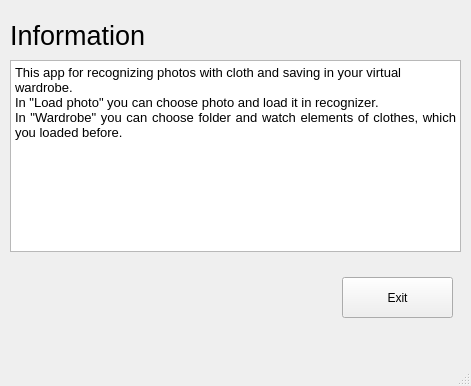
<?xml version="1.0" encoding="UTF-8"?>
<ui version="4.0">
 <class>MainWindow</class>
 <widget class="QMainWindow" name="MainWindow">
  <property name="geometry">
   <rect>
    <x>0</x>
    <y>0</y>
    <width>471</width>
    <height>386</height>
   </rect>
  </property>
  <property name="windowTitle">
   <string>MyClothes</string>
  </property>
  <widget class="QWidget" name="centralwidget">
   <widget class="QLabel" name="label">
    <property name="geometry">
     <rect>
      <x>10</x>
      <y>10</y>
      <width>181</width>
      <height>51</height>
     </rect>
    </property>
    <property name="font">
     <font>
      <pointsize>20</pointsize>
     </font>
    </property>
    <property name="text">
     <string>Information</string>
    </property>
   </widget>
   <widget class="QTextBrowser" name="textBrowser">
    <property name="geometry">
     <rect>
      <x>10</x>
      <y>60</y>
      <width>451</width>
      <height>192</height>
     </rect>
    </property>
    <property name="html">
     <string>&lt;!DOCTYPE HTML PUBLIC &quot;-//W3C//DTD HTML 4.0//EN&quot; &quot;http://www.w3.org/TR/REC-html40/strict.dtd&quot;&gt;
&lt;html&gt;&lt;head&gt;&lt;meta name=&quot;qrichtext&quot; content=&quot;1&quot; /&gt;&lt;style type=&quot;text/css&quot;&gt;
p, li { white-space: pre-wrap; }
&lt;/style&gt;&lt;/head&gt;&lt;body style=&quot; font-family:'MS Shell Dlg 2'; font-size:7.8pt; font-weight:400; font-style:normal;&quot;&gt;
&lt;p style=&quot; margin-top:0px; margin-bottom:0px; margin-left:0px; margin-right:0px; -qt-block-indent:0; text-indent:0px;&quot;&gt;&lt;span style=&quot; font-size:10pt;&quot;&gt;This app for recognizing photos with cloth and saving in your virtual wardrobe.&lt;/span&gt;&lt;/p&gt;
&lt;p align=&quot;justify&quot; style=&quot; margin-top:0px; margin-bottom:0px; margin-left:0px; margin-right:0px; -qt-block-indent:0; text-indent:0px;&quot;&gt;&lt;span style=&quot; font-size:10pt;&quot;&gt;In &amp;quot;Load photo&amp;quot; you can choose photo and load it in recognizer.&lt;/span&gt;&lt;/p&gt;
&lt;p align=&quot;justify&quot; style=&quot; margin-top:0px; margin-bottom:0px; margin-left:0px; margin-right:0px; -qt-block-indent:0; text-indent:0px;&quot;&gt;&lt;span style=&quot; font-size:10pt;&quot;&gt;In &amp;quot;Wardrobe&amp;quot; you can choose folder and watch elements of clothes, which you loaded before.&lt;/span&gt;&lt;/p&gt;
&lt;p align=&quot;justify&quot; style=&quot;-qt-paragraph-type:empty; margin-top:0px; margin-bottom:0px; margin-left:0px; margin-right:0px; -qt-block-indent:0; text-indent:0px; font-size:10pt;&quot;&gt;&lt;br /&gt;&lt;/p&gt;&lt;/body&gt;&lt;/html&gt;</string>
    </property>
   </widget>
   <widget class="QPushButton" name="pushButton">
    <property name="geometry">
     <rect>
      <x>342</x>
      <y>277</y>
      <width>111</width>
      <height>41</height>
     </rect>
    </property>
    <property name="text">
     <string>Exit</string>
    </property>
   </widget>
  </widget>
  <widget class="QMenuBar" name="menubar">
   <property name="geometry">
    <rect>
     <x>0</x>
     <y>0</y>
     <width>471</width>
     <height>26</height>
    </rect>
   </property>
  </widget>
  <widget class="QStatusBar" name="statusbar"/>
 </widget>
 <resources/>
 <connections/>
</ui>
